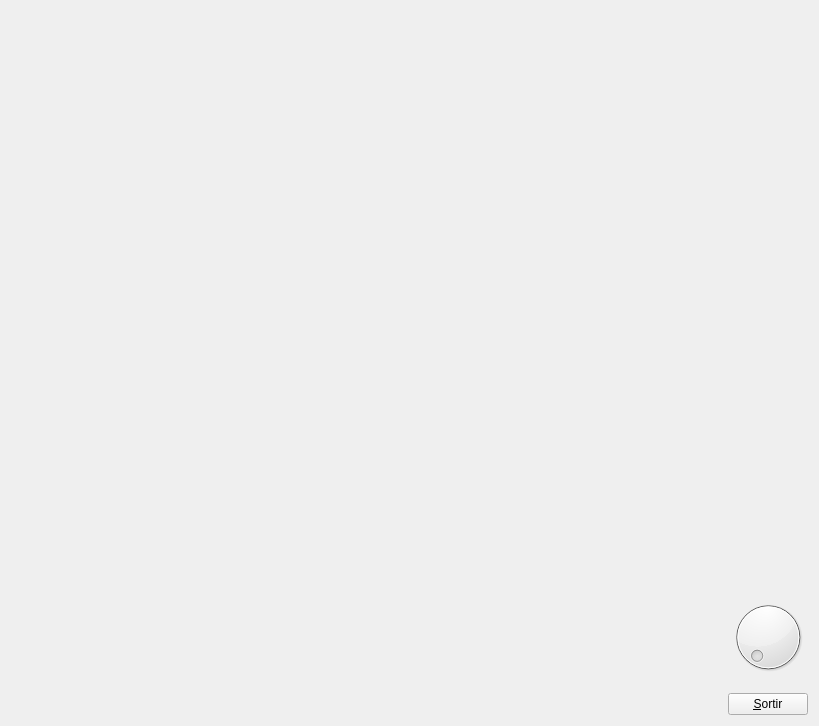
<?xml version="1.0" encoding="UTF-8"?>
<ui version="4.0">
 <class>MyForm</class>
 <widget class="QWidget" name="MyForm">
  <property name="geometry">
   <rect>
    <x>0</x>
    <y>0</y>
    <width>819</width>
    <height>726</height>
   </rect>
  </property>
  <property name="windowTitle">
   <string>IDI-Lab</string>
  </property>
  <layout class="QHBoxLayout" name="horizontalLayout">
   <item>
    <widget class="MyGLWidget" name="widget" native="true">
     <property name="sizePolicy">
      <sizepolicy hsizetype="Expanding" vsizetype="Expanding">
       <horstretch>0</horstretch>
       <verstretch>0</verstretch>
      </sizepolicy>
     </property>
     <property name="minimumSize">
      <size>
       <width>50</width>
       <height>50</height>
      </size>
     </property>
    </widget>
   </item>
   <item>
    <layout class="QVBoxLayout" name="verticalLayout">
     <item>
      <spacer name="verticalSpacer">
       <property name="orientation">
        <enum>Qt::Vertical</enum>
       </property>
       <property name="sizeHint" stdset="0">
        <size>
         <width>20</width>
         <height>40</height>
        </size>
       </property>
      </spacer>
     </item>
     <item>
      <widget class="QDial" name="dial">
       <property name="minimum">
        <number>1</number>
       </property>
       <property name="maximum">
        <number>3</number>
       </property>
      </widget>
     </item>
     <item>
      <widget class="QPushButton" name="pushButton">
       <property name="sizePolicy">
        <sizepolicy hsizetype="Fixed" vsizetype="Fixed">
         <horstretch>0</horstretch>
         <verstretch>0</verstretch>
        </sizepolicy>
       </property>
       <property name="text">
        <string>&amp;Sortir</string>
       </property>
      </widget>
     </item>
    </layout>
   </item>
  </layout>
 </widget>
 <customwidgets>
  <customwidget>
   <class>MyGLWidget</class>
   <extends>QWidget</extends>
   <header>MyGLWidget.h</header>
   <container>1</container>
  </customwidget>
 </customwidgets>
 <resources/>
 <connections>
  <connection>
   <sender>pushButton</sender>
   <signal>clicked()</signal>
   <receiver>MyForm</receiver>
   <slot>close()</slot>
   <hints>
    <hint type="sourcelabel">
     <x>796</x>
     <y>596</y>
    </hint>
    <hint type="destinationlabel">
     <x>839</x>
     <y>529</y>
    </hint>
   </hints>
  </connection>
 </connections>
</ui>
